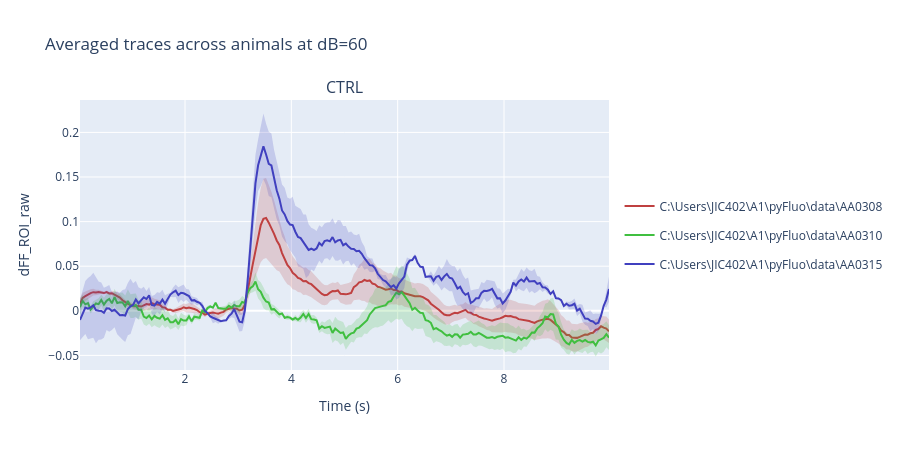

Source (notebook cell):
### Code cell
# plot averaged traces for a given sound intensity re treatments and animals

import lib.plotting as plotting

# 80 dB, raw dFF trace, different treatments in separate subplots
plotting.plotTrace_reAnimal(df_drop_drop, dB_plot=60, resp_col='dFF_ROI_raw', sepPlot=True)

# 80 dB, raw dFF trace, different treatments in the same plot distinguished by color lightness
# plotting.plotTrace_reAnimal(df_drop_drop, dB_plot=80, resp_col='dFF_ROI_raw', sepPlot=False)

# 80 dB, processed dFF trace in separate subplots
# plotting.plotTrace_reAnimal(df_drop_drop, dB_plot=80, resp_col='dFF_ROI_linFilt_butterFilt', sepPlot=True)

# 80 dB, raw dF trace, different treatments in separate subplots
# plotting.plotTrace_reAnimal(df_drop_drop, dB_plot=80, resp_col='dF_ROI_raw', sepPlot=True)

### Figure 1 — Plotly figure (JSON) as saved in the notebook; plotly's stock layout.template omitted (floating-point values rounded to 4 significant figures; data arrays with more than 128 entries replaced by an {"elided": "..."} marker saying what was removed)
{"data": [{"legendgroup": "C:\\Users\\JIC402\\A1\\pyFluo\\data\\AA0308", "line": {"color": "hsl(0.0, 50%, 50%)"}, "mode": "lines", "name": "C:\\Users\\JIC402\\A1\\pyFluo\\data\\AA0308", "showlegend": true, "type": "scatter", "x": {"elided": "200 float values"}, "xaxis": "x", "y": {"elided": "200 float values"}, "yaxis": "y"}, {"legendgroup": "C:\\Users\\JIC402\\A1\\pyFluo\\data\\AA0308", "line": {"width": 0}, "mode": "lines", "showlegend": false, "type": "scatter", "x": {"elided": "200 float values"}, "xaxis": "x", "y": {"elided": "200 float values"}, "yaxis": "y"}, {"fill": "tonexty", "fillcolor": "hsla(0.0, 50%, 50%, 0.2)", "legendgroup": "C:\\Users\\JIC402\\A1\\pyFluo\\data\\AA0308", "line": {"width": 0}, "mode": "lines", "showlegend": false, "type": "scatter", "x": {"elided": "200 float values"}, "xaxis": "x", "y": {"elided": "200 float values"}, "yaxis": "y"}, {"legendgroup": "C:\\Users\\JIC402\\A1\\pyFluo\\data\\AA0310", "line": {"color": "hsl(120.0, 50%, 50%)"}, "mode": "lines", "name": "C:\\Users\\JIC402\\A1\\pyFluo\\data\\AA0310", "showlegend": true, "type": "scatter", "x": {"elided": "200 float values"}, "xaxis": "x", "y": {"elided": "200 float values"}, "yaxis": "y"}, {"legendgroup": "C:\\Users\\JIC402\\A1\\pyFluo\\data\\AA0310", "line": {"width": 0}, "mode": "lines", "showlegend": false, "type": "scatter", "x": {"elided": "200 float values"}, "xaxis": "x", "y": {"elided": "200 float values"}, "yaxis": "y"}, {"fill": "tonexty", "fillcolor": "hsla(120.0, 50%, 50%, 0.2)", "legendgroup": "C:\\Users\\JIC402\\A1\\pyFluo\\data\\AA0310", "line": {"width": 0}, "mode": "lines", "showlegend": false, "type": "scatter", "x": {"elided": "200 float values"}, "xaxis": "x", "y": {"elided": "200 float values"}, "yaxis": "y"}, {"legendgroup": "C:\\Users\\JIC402\\A1\\pyFluo\\data\\AA0315", "line": {"color": "hsl(240.0, 50%, 50%)"}, "mode": "lines", "name": "C:\\Users\\JIC402\\A1\\pyFluo\\data\\AA0315", "showlegend": true, "type": "scatter", "x": {"elided": "200 float values"}, "xaxis": "x", "y": {"elided": "200 float values"}, "yaxis": "y"}, {"legendgroup": "C:\\Users\\JIC402\\A1\\pyFluo\\data\\AA0315", "line": {"width": 0}, "mode": "lines", "showlegend": false, "type": "scatter", "x": {"elided": "200 float values"}, "xaxis": "x", "y": {"elided": "200 float values"}, "yaxis": "y"}, {"fill": "tonexty", "fillcolor": "hsla(240.0, 50%, 50%, 0.2)", "legendgroup": "C:\\Users\\JIC402\\A1\\pyFluo\\data\\AA0315", "line": {"width": 0}, "mode": "lines", "showlegend": false, "type": "scatter", "x": {"elided": "200 float values"}, "xaxis": "x", "y": {"elided": "200 float values"}, "yaxis": "y"}], "layout": {"annotations": [{"font": {"size": 16}, "showarrow": false, "text": "CTRL", "x": 0.5, "xanchor": "center", "xref": "paper", "y": 1, "yanchor": "bottom", "yref": "paper"}], "height": 450, "legend": {"y": 0.5}, "title": {"text": "Averaged traces across animals at dB=60"}, "xaxis": {"anchor": "y", "domain": [0, 1], "title": {"text": "Time (s)"}}, "yaxis": {"anchor": "x", "domain": [0, 1], "title": {"text": "dFF_ROI_raw"}}}}
